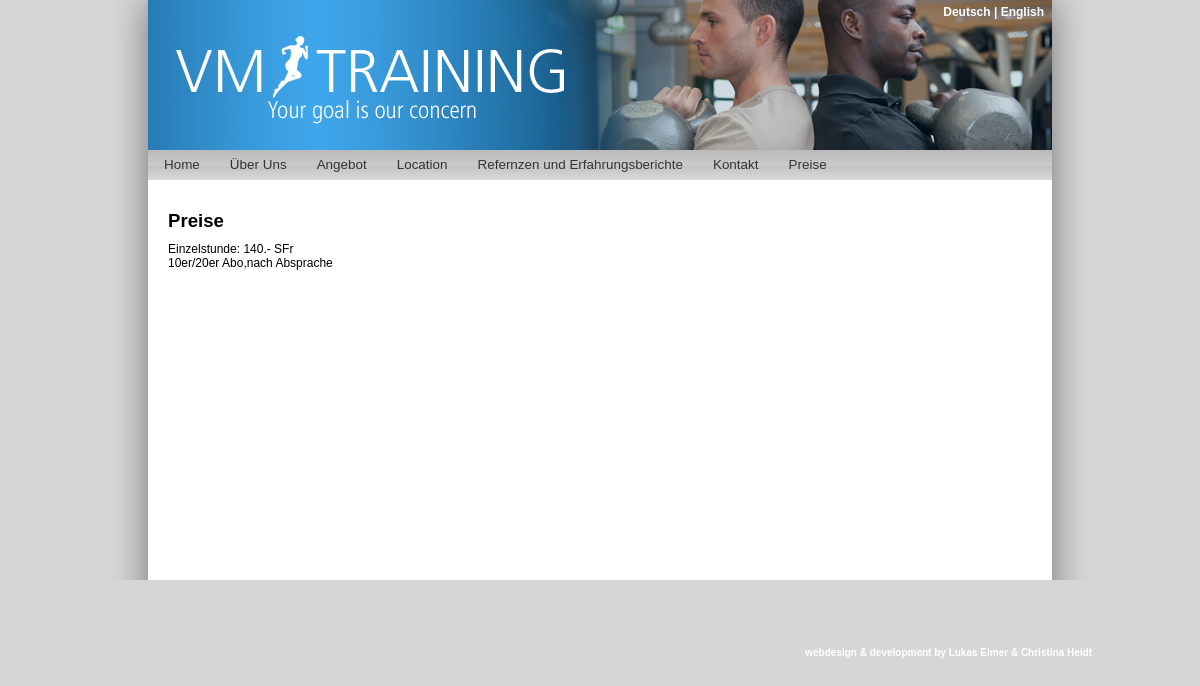
The page /?action=preise&ln=de on the database its author committed.
### tables this page shows
CREATE TABLE IF NOT EXISTS `cms_content` (
  `id` int(11) NOT NULL AUTO_INCREMENT,
  `title` varchar(255) NOT NULL,
  `cms_key` varchar(255) NOT NULL,
  `content` text NOT NULL,
  PRIMARY KEY (`id`)
);

### system/lib/load.php (called while the page is built, shortened)
<?php
require 'request.php';
?>

### index.php (called while the page is built)
<?
include 'system/lib/load.php';
?>

### system/lib/models/db.php (called while the page is built, shortened)
<?php
class DbClass {
    function select($query) {
        $res = mysql_query($query);
        $objects = Array();
        while ($object = mysql_fetch_object($res)) {
            $objects[] = $object;
        }
        return $objects;
    }
    function select_first($query) {
        $objects = $this->select($query);
        return $objects[0];
    }
    function select_by_attribute($table, $attribute, $value) {
        return $this->select_first("select * from $table where $attribute = \"" . $value . "\"");
    }
}
$DB = new DbClass();
?>

### system/sites/de/preise.php (the view)
<h1><? echo $cms_content->title ?></h1>
<? echo $cms_content->content ?>

### public/stylesheets/base.css (style rules this page uses)
html { font-size:100.01% }
body { margin:0; font:12px Verdana, Arial, sans-serif; font-size:0.75em; background-color: #d6d6d6; }
div { margin:0; padding: 0; }
a { xxxcolor:#00763B; color:#222; }
h1 { font-size: 1.55em; }
h1, h2, h3 { margin: 0; padding: 10px 0 10px 0; }
.navi ul li { float: left; list-style-type: none; xxxmargin: 3px 15px 0 15px; margin: 0; padding: 6px 15px 0 15px; xxxbackground: url(/public/images/background_navi.png); height: 24px; cursor: pointer; }
.navi ul li a { color: #333; text-decoration: none; font-size: 1.12em; }

### rows shown on the page
cms_content: title "Preise", content "Einzelstunde: 140.- SFr 10er/20er Abo,nach Absprache"
